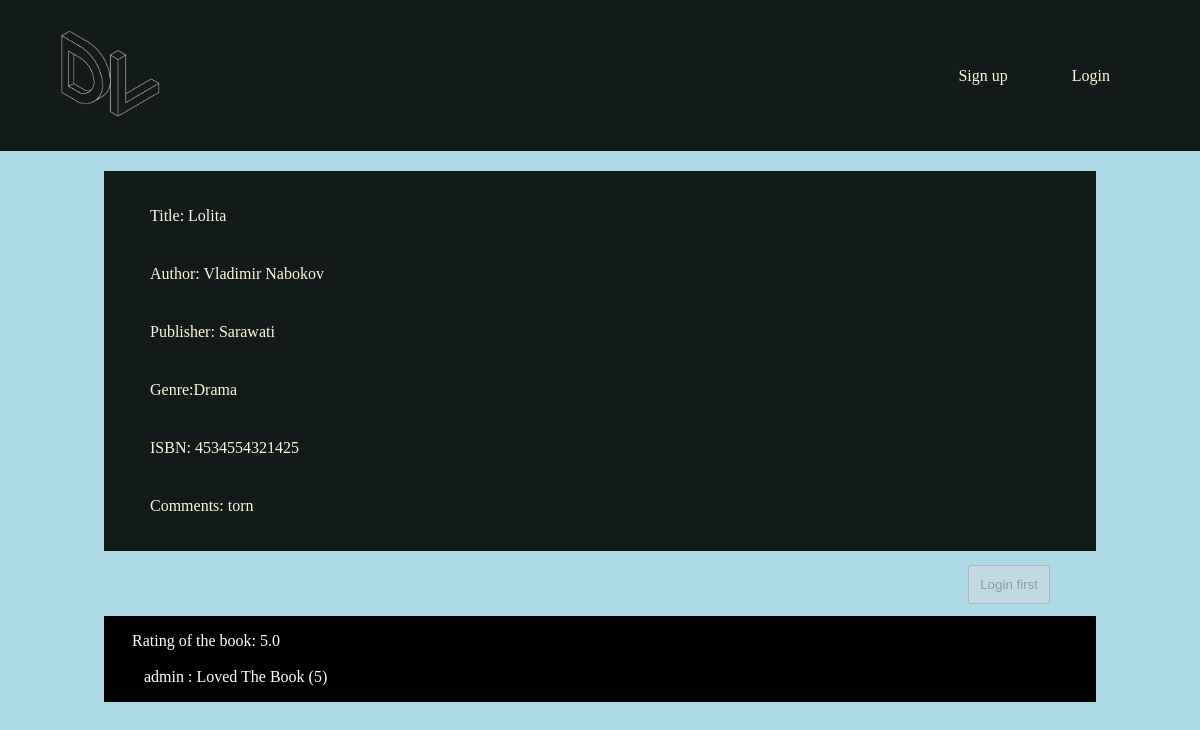
The page /book/2 on the database its author committed.
### book/models.py (models this page shows)
class Book(models.Model):
    Title = models.CharField(max_length = 120,null = False)
    Author = models.CharField(max_length = 120)
    Publisher = models.CharField(max_length = 120)
    Genre = models.CharField(max_length = 120)
    ISBN = models.CharField(max_length = 13,null = False) #as int was small, take as char
    Location = models.TextField()
    Available = models.BooleanField(default=True)
    Comments = models.TextField(null=True)

class Rates(models.Model):
    rates = models.IntegerField()
    userID = models.CharField(max_length=50)
    bookID = models.CharField(max_length=50)
    usrrnme = models.CharField(max_length=50,null = True)
    comment = models.TextField()

### book/views.py (the view)
# urls.py: path('book/', book_view, name='book'),
def book_view(request,id,*args,**kwargs):
    obj=Book.objects.get(id=id)
    ID = id
    req=1
    if request.method =='POST':
        title = obj.Title
        bookid= obj.id
        user = request.user
        iss = Issue(
            Title=title,
            BookID=bookid,
            User=user,
            DoI=datetime.date.today(),
            DoD=datetime.date.today()+datetime.timedelta(days=7)
            )
        iss.save()
        req = 0
        messages.info(request, 'Book issue request placed')
        content={
            "title":obj.Title,
            "auth":obj.Author,
            "pub":obj.Publisher,
            "gen":obj.Genre,
            "isbn":obj.ISBN,
            "loc":obj.Location,
            "comm":obj.Comments,
            "avlbl":obj.Available,
            "id":obj.id,
            "req":req
        }
        obj.Available = False
        obj.save()
        return render(request,"Books/book.html",content)
    else:
        bookratings = Rates.objects.filter(bookID=ID)
        fr = float(0)
        l = float(0)
        for rate in bookratings:
            fr = fr + float(rate.rates)
            l=l+1
        if fr!=0:
            fr = float(fr)/l
        else:
            fr = str("No Rating Available")
        if Rates.objects.filter(bookID=ID,usrrnme = request.user ):
            hasNotRated = False
        else:
            hasNotRated = True
        content={
            "title":obj.Title,
            "auth":obj.Author,
            "pub":obj.Publisher,
            "gen":obj.Genre,
            "isbn":obj.ISBN,
            "loc":obj.Location,
            "comm":obj.Comments,
            "avlbl":obj.Available,
            "id":obj.id,
            "req":req,
            "ratigs":bookratings,
            "rt":fr,
            "hasNR":hasNotRated
        }
        return render(request,"Books/book.html",content)

### Templates/Books/book.html (shortened to what this page needs)
{% load static %}
<!DOCTYPE html>
<head>
    <link rel="stylesheet" href="{% static 'book/style.css' %}">
</head>
<body>
    <header>
        <a href="/"><img src="{% static 'DevLibrary.png' %}" alt="" width = "100"></a>
        <nav>
            <ul class = "nvlinks">
                {% if user.is_authenticated %}
                <li>Hello, {{user.username}}</li>
                <li><a href="/logout/">Logout</a></li>
                {% else %}
                <li><a href="/register/">Sign up</a></li>
                <li><a href="/login/">Login</a></li>
                {% endif %}
            </ul>
        </nav>
    </header>
    <div class = "mn">
    <ul>
        <li>
        <p>Title: {{title}}</p>
    </li>
  <li>
    <p>Author: {{auth}}</p>
  </li>
  <li>
        <p>Publisher: {{pub}}</p>
    </li>
      <li>
        <p>Genre:{{gen}}</p>
    </li>
    <li>
        <p>ISBN: {{isbn}}</p>
    </li>
        <li>
        <p>Comments: {{comm}}</p>
    </li>
    {% if user.is_authenticated and avlbl and req %}
        <li>
          <form action ="/issue/{{id}}" method="POST">{% csrf_token %}
          <button type="Submit" style="float:right; margin: 30px; padding:10px;">Issue Book</button>
          </form>
        </li>
        {% elif user.is_authenticated == False %}
        <li>
          <form method="POST">{% csrf_token %}
          <button type="Submit" style="float:right; margin: 30px; padding:10px;" disabled>Login first</button>
          </form>
        </li>
        {% elif avlbl == False %}
        <li>
          <form method="POST">{% csrf_token %}
          <button type="Submit" style="float:right; margin: 30px; padding:10px;" disabled>Book not avaiable</button>
          </form>
        </li>
    {% endif %}
    </ul>
    </div>
    <div style="margin-left:auto;margin-right:auto;padding:16px;margin-top:65px;color: white; width:80%;display:block;background-color:black">
        <p style="margin-left:12px;"> Rating of the book: {{rt}} </p>
        <br>
    {% for rate in ratigs %}
    <p style="margin-left:24px;">{{rate.usrrnme}} : {{rate.comment}} ({{rate.rates}})</p>
    {% endfor %}
    </div>
</body>

### static/book/style.css (style rules this page uses)
body { background-color: lightblue; }
* { margin: 0; padding: 0; }
header a,li { font: "Montserrat", sans-serif; font-size: 16px; color: cornsilk; text-decoration: none; }
header { background-color: #121a1a; display: flex; justify-content: space-between; align-items: center; padding: 30px 5%; }
.nvlinks { list-style: none; }
.nvlinks li { display: inline-block; padding: 0 30px; }
.mn { display: block; margin: auto; width: 80%; background-color: #121a1a; margin-top: 20px; padding: 16px; }
.mn ul { list-style: none; }
.mn ul li p { margin-left: 10px; padding: 20px; }

### rows shown on the page
Book: Title "Lolita", Author "Vladimir Nabokov", Publisher "Sarawati", Genre "Drama", ISBN "4534554321425", Comments "torn"
Rates: usrrnme "admin", comment "Loved The Book", rates "5"

### other values the page prints
{{ rt }} "5.0"
